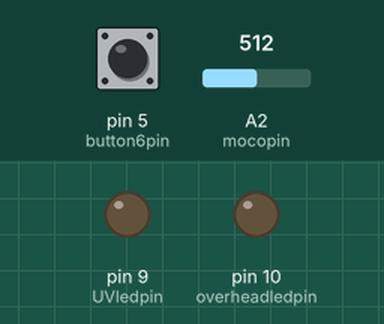
This sketch was run on a simulated Arduino Uno, built with avr-gcc and run on an emulated ATmega328P. Shown: output pins drawn as LEDs (lit = HIGH). Inputs (shaded band) come from the test bench; at power-on: A2 (mocopin) = 512, pin 5 (button6pin) LOW.

Above: at 0.01 s.
At 1.2 s:
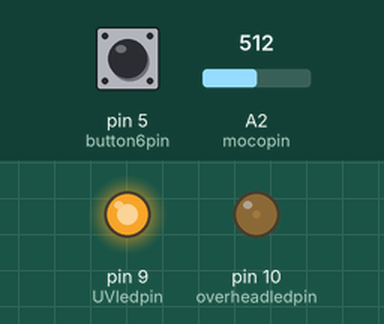
1.3 s: A2 (mocopin) set to 985
2.8 s: A2 (mocopin) set to 1007
At 3.9 s:
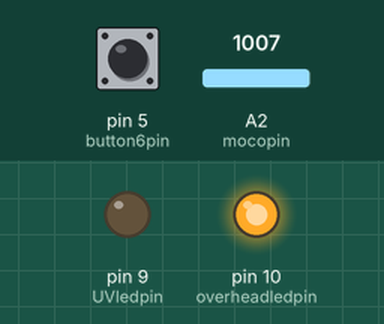
Timing chart, 0 to 5.8 s (numbered marks = the images above; inputs shaded):
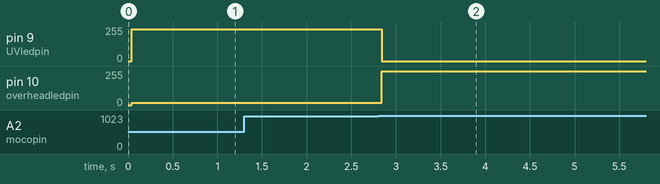

Measured:
- the behaviour switches between 1000 and 1001 on A2 (mocopin) (found by bisection; images 1 and 2)
- after the input at 1.3 s, every drawn part: stays the same
- after the input at 2.8 s, pin 9 (UVledpin): 238/255 → 0/255 at once; pin 10 (overheadledpin): 17/255 → 255/255 at once

The sketch:

MoCo_DoorExit.ino
```cpp
//This script is responsible for listening for input voltages
//and providing an exit from the elevator events
//these are the input pins for the elevator buttons

int button4pin = 4;
int button6pin = 5;
int button7pin = 6;
int button11pin = 7;
int button13pin = 8;

//variables for press state

int buttonstate4 = 0;
int buttonstate6 = 0;
int buttonstate7 = 0;
int buttonstate11 = 0;
int buttonstate13 = 0;

//these are the output pins for the elevator interior lighting and door release

int UVledpin = 9;
int overheadledpin = 10;
int doorrelease = 11;

//master lock
int lockedstate = 0;

//these variables are the motioncontrol read values and pins
int mocopin = A2;
int mocostate = 0;
bool puzzleunlock = false;

//pin mode declarations etc
void setup() {
	//pin modes for buttons
	pinMode(button4pin,INPUT);
	pinMode(button6pin,INPUT);
	pinMode(button7pin,INPUT);
	pinMode(button11pin,INPUT);
	pinMode(button13pin,INPUT);
	//pin modes for light relays
	pinMode(UVledpin,OUTPUT);
	pinMode(overheadledpin,OUTPUT);
	//set the relays off
	digitalWrite(UVledpin,LOW);
	digitalWrite(overheadledpin,LOW);
	//debugging
	Serial.begin(9600);
}

void loop() {
	mocostate = analogRead(mocopin);
	//if I'm getting a voltage, set the puzzle state to ready
	if (puzzleunlock == false) {
		digitalWrite(UVledpin,LOW);
		digitalWrite(overheadledpin,HIGH);
		if (mocostate > 1000) {
			puzzleunlock = true;
		} else {
			digitalWrite(UVledpin,HIGH);
			digitalWrite(overheadledpin,LOW);
		}
	}
	if (lockedstate == 0) {
		//read and store press state
		buttonstate6 = digitalRead(button6pin);
		//conditionally unlock the doors and lights, desired order is 6-13-7-4-6-11
		//listen for button 6
		if (buttonstate6 == HIGH) {
			//listen for button 13
			buttonstate13 = digitalRead(button13pin);
			if (buttonstate13 == HIGH) {
				//listen for button 7
				buttonstate7 = digitalRead(button7pin);
				if (buttonstate7 == HIGH) {
					//listen for button 4
					buttonstate4 = digitalRead(button4pin);
					if (buttonstate4 == HIGH) {
						//listen for button 6
						buttonstate6 = digitalRead(button6pin);
						if (buttonstate6 == HIGH) {
							//listen for button 11
							buttonstate11 = digitalRead(button11pin);
							if (buttonstate11 == HIGH) {
								digitalWrite(UVledpin,LOW);
								digitalWrite(overheadledpin,HIGH);
								delay(2000);
								lockedstate = 1;
							} else {
								buttonstate11 = 0;
							}
						} else {
							buttonstate6 = 0;
						}
					} else {
						buttonstate6 = 0;
					}
				} else {
					buttonstate7 = 0;
				}
			} else {
				buttonstate13 = 0;
			}
		} else {
			buttonstate6 = 0;
		}
	}
}
```
